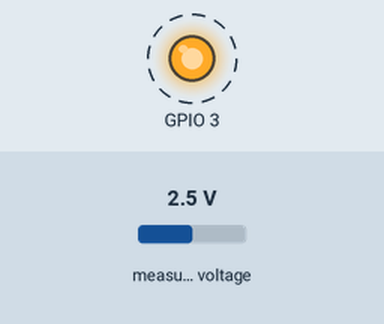
Simulated run of this sketch. Board: ESP32-C3. Shown: output pins drawn as LEDs (lit = HIGH). Dashed ring = blinking. Inputs (shaded band) come from the test bench; at power-on: measured voltage 2.5 V. WiFi joins after 1.5 s; servers stay silent unless stated; no MQTT or app messages arrive unless stated; what the sketch prints to the serial monitor is not drawn.

Above: at 3.5 s.
Timing chart, 0 to 7.6 s (numbered marks = the images above):
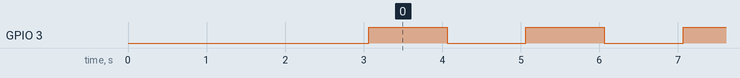

The sketch:

LM35.ino
```cpp
#include <WiFi.h>
#include <PubSubClient.h>
#include <WiFiClientSecure.h>
#include <Adafruit_ADS1X15.h>

#define dispositivo "sala"

// Wi-Fi credentials
const char* ssid = "";
const char* password = "";

// MQTT broker details
const char* mqtt_broker = "215716d34f484f7681398e2cf0125110.s1.eu.hivemq.cloud";
const int mqtt_port = 8883;
const char* mqtt_username = "esp32";
const char* mqtt_password = "Senha1234";

// Pino do sensor LM35 (conectado ao ADS1115)
#define ADS_CHANNEL 0  // Canal A0 do ADS1115

WiFiClientSecure espClient;
PubSubClient client(espClient);

Adafruit_ADS1015 ads; // Usando versão 12-bit

void setup_wifi() {
  delay(10);
  Serial.println();
  Serial.print("Conectando à rede: ");
  Serial.println(ssid);

  WiFi.begin(ssid, password);

  while (WiFi.status() != WL_CONNECTED) {
    delay(1000);
    Serial.print(".");
  }

  Serial.println("");
  Serial.println("WiFi conectado");
  Serial.println("Endereço IP: ");
  Serial.println(WiFi.localIP());
}

void callback(char* topic, byte* payload, unsigned int length) {
  Serial.print("Mensagem recebida no tópico: ");
  Serial.println(topic);

  char payloadStr[length + 1];
  memcpy(payloadStr, payload, length);
  payloadStr[length] = '\0';

  Serial.print("Payload: ");
  Serial.println(payloadStr);
}

void reconnect() {
  while (!client.connected()) {
    Serial.print("Conectando ao broker MQTT...");
    if (client.connect("Placa1Client", mqtt_username, mqtt_password)) {
      Serial.println("conectado");
    } else {
      Serial.print("falha, rc=");
      Serial.print(client.state());
      Serial.println(" tentando novamente em 5 segundos");
      delay(5000);
    }
  }
}

void setup() {
  delay(1000);

  Serial.begin(115200);

  // Inicializar ADS1115
  if (!ads.begin(0x48)) { // Endereço padrão 0x48
    Serial.println("Falha ao inicializar ADS1115!");
    while (1);
  }
  Serial.println("ADS1115 inicializado");

  setup_wifi();
  espClient.setInsecure(); // Usar conexão insegura para MQTT sobre TLS
  client.setServer(mqtt_broker, mqtt_port);
  client.setCallback(callback);

  pinMode(3, OUTPUT);

}

void loop() {
  if (!client.connected()) {
    reconnect();
  }
  client.loop();

  // Ler valor do ADS1115
  int16_t adc_value = ads.readADC_SingleEnded(ADS_CHANNEL);

  // Converter para tensão (ADS1015 tem fundo de escala de 4.096V em ganho padrão)
  float voltage = ads.computeVolts(adc_value);

  // Converter tensão para temperatura (LM35: 10mV por °C)
  float temperatura = voltage * 100.0;

  Serial.print("Tensão: ");
  Serial.print(voltage, 4);
  Serial.print("V, Temperatura: ");
  Serial.print(temperatura, 2);
  Serial.println("°C");

  char msg[10];
  snprintf(msg, 10, "%.2f", temperatura);

  char topic[50];
  snprintf(topic, sizeof(topic), "%s/%s", dispositivo, "temperatura");
  client.publish(topic, msg);

  for (int x = 0; x < 120; x++) {// Publica a cada 120 segundos
    digitalWrite(3, !digitalRead(3));
    delay(1000);
  }

}
```

Measured:
- by itself, GPIO 3: alternates HIGH for 1.0 s and LOW for 1.0 s
